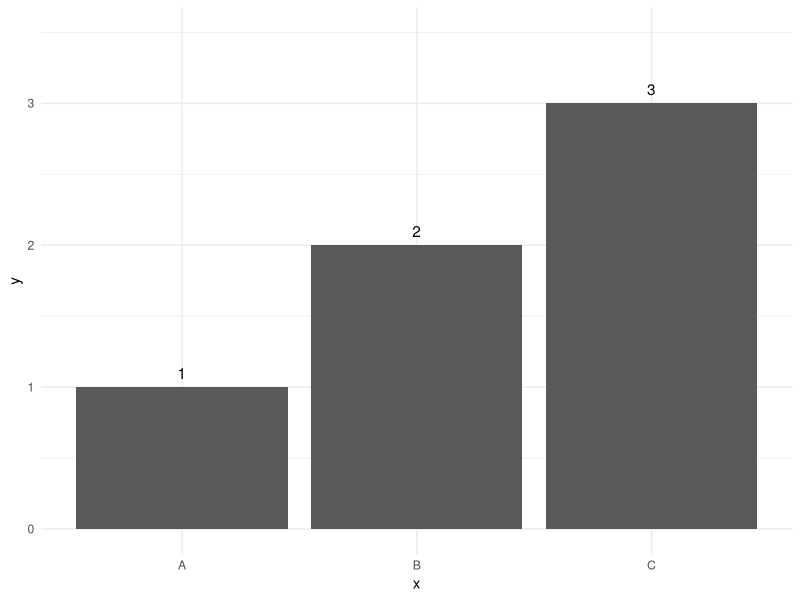
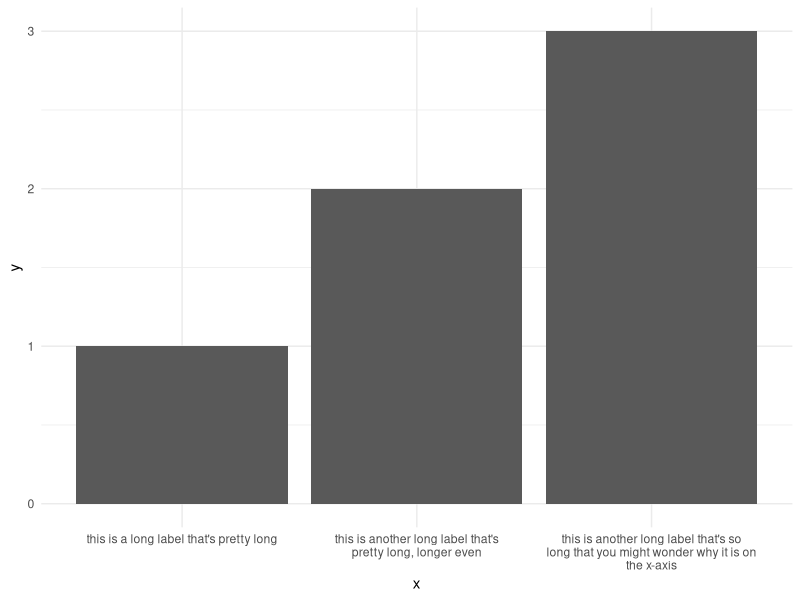
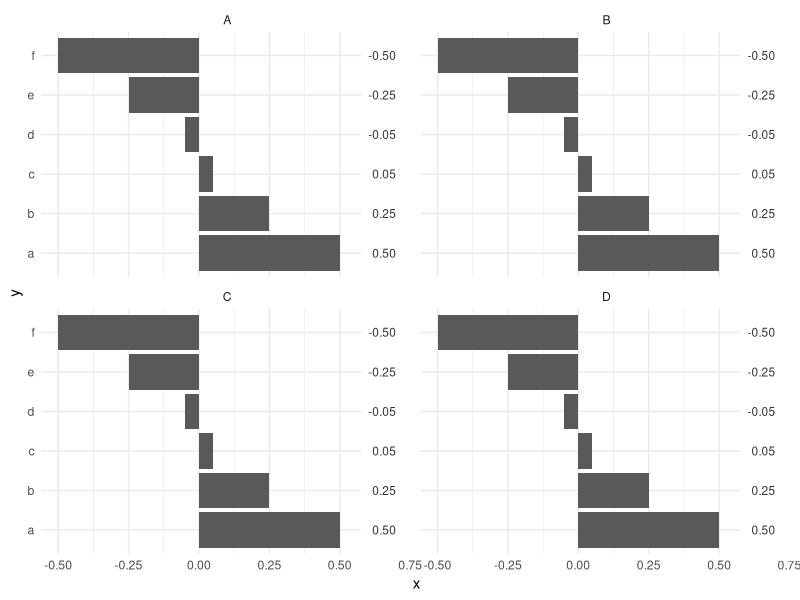
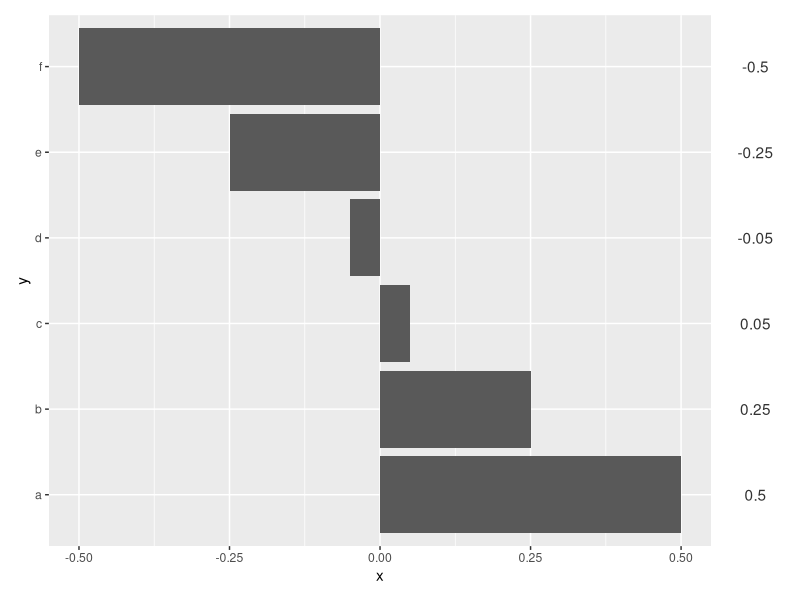

Write R code to recreate these figures, in order.
## ---- chunk 1
#| label: setup
#| message: false
library(tidyverse)
library(scales)
## ---- chunk 2
#| label: geom-labels
data <- tibble(
  x = c("A", "B", "C"),
  y = 1:3
)

ggplot(data, aes(x = x, y = y)) +
  geom_col() +
  geom_text(aes(label = y), nudge_y = 0.1) +
  coord_cartesian(ylim = c(0, 3.5)) +
  theme_minimal()
## ---- chunk 3
#| label: long-labels
data <- tibble(
  x = c(
    "this is a long label that's pretty long",
    "this is another long label that's pretty long, longer even",
    "this is another long label that's so long that you might
      wonder why it is on the x-axis"
  ),
  y = 1:3
)

ggplot(data, aes(x = x, y = y)) +
  geom_col() +
  scale_x_discrete(labels = label_wrap(40)) +
  theme_minimal()
## ---- chunk 4
#| label: labels-next-to-plot
data <- tibble(
  x = rep(c(.5, .25, .05, -.05, -.25, -.5), 4),
  y = rep(c("a", "b", "c", "d", "e", "f"), 4),
  facet = rep(c("A", "B", "C", "D"), each = 6)
)

ggplot(data, aes(x = x, y = y)) +
  geom_col() +
  facet_wrap(~facet) +
  geom_rect(
    aes(xmin = 0.575, xmax = Inf, ymin = -Inf, ymax = Inf),
    fill = "white"
  ) +
  geom_text(
    aes(x = 0.7, y = y, label = format(round(x, 2), nsmall = 2)),
    size = 3,
    alpha = .8,
    hjust = 1
  ) +
  theme_minimal()
## ---- chunk 5
#| label: labels-next-to-plot-solution-2
library(patchwork)

data <- tibble(
  x = c(.5, .25, .05, -.05, -.25, -.5),
  y = c("a", "b", "c", "d", "e", "f")
)

a <- ggplot(data, aes(x = x, y = y)) +
  geom_col()

b <- ggplot(data, aes(x = x, y = y)) +
  geom_text(aes(x = 0, label = x), color = "gray20") +
  theme_void()

a + b + plot_layout(widths = c(9, 1))
